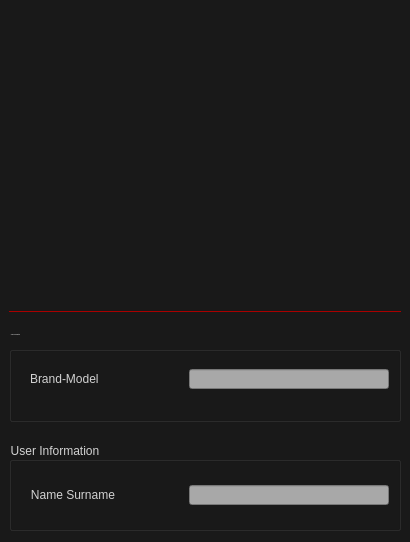
        <widget class="QFrame" name="left_side">
         <property name="minimumSize">
          <size>
           <width>410</width>
           <height>542</height>
          </size>
         </property>
         <property name="maximumSize">
          <size>
           <width>410</width>
           <height>542</height>
          </size>
         </property>
         <property name="styleSheet">
          <string notr="true">font: 900 8pt &quot;Segoe UI&quot;;
background-color: rgb(25,25,25);</string>
         </property>
         <layout class="QHBoxLayout" name="horizontalLayout">
          <property name="leftMargin">
           <number>0</number>
          </property>
          <property name="topMargin">
           <number>0</number>
          </property>
          <property name="rightMargin">
           <number>0</number>
          </property>
          <item>
           <widget class="QFrame" name="left_side_holder">
            <layout class="QVBoxLayout" name="verticalLayout_34">
             <property name="spacing">
              <number>10</number>
             </property>
             <property name="leftMargin">
              <number>0</number>
             </property>
             <property name="topMargin">
              <number>0</number>
             </property>
             <property name="rightMargin">
              <number>0</number>
             </property>
             <property name="bottomMargin">
              <number>0</number>
             </property>
             <item>
              <widget class="QLabel" name="pancar_image">
               <property name="minimumSize">
                <size>
                 <width>411</width>
                 <height>301</height>
                </size>
               </property>
               <property name="maximumSize">
                <size>
                 <width>411</width>
                 <height>301</height>
                </size>
               </property>
               <property name="autoFillBackground">
                <bool>false</bool>
               </property>
               <property name="styleSheet">
                <string notr="true">border:3px solid rgba(50,50,50,.2);</string>
               </property>
               <property name="text">
                <string/>
               </property>
               <property name="pixmap">
                <pixmap resource="../main.qrc">:/img/icons/dark-car-from-side-vector-9761198.jpg</pixmap>
               </property>
               <property name="scaledContents">
                <bool>true</bool>
               </property>
               <property name="wordWrap">
                <bool>false</bool>
               </property>
               <property name="margin">
                <number>5</number>
               </property>
               <property name="openExternalLinks">
                <bool>false</bool>
               </property>
              </widget>
             </item>
             <item>
              <widget class="QWidget" name="info_input_area" native="true">
               <property name="minimumSize">
                <size>
                 <width>371</width>
                 <height>161</height>
                </size>
               </property>
               <property name="maximumSize">
                <size>
                 <width>123213</width>
                 <height>213123</height>
                </size>
               </property>
               <property name="styleSheet">
                <string notr="true"/>
               </property>
               <layout class="QVBoxLayout" name="verticalLayout_35">
                <property name="spacing">
                 <number>20</number>
                </property>
                <property name="topMargin">
                 <number>0</number>
                </property>
                <property name="bottomMargin">
                 <number>0</number>
                </property>
                <item>
                 <widget class="QLabel" name="left_seperator">
                  <property name="minimumSize">
                   <size>
                    <width>0</width>
                    <height>1</height>
                   </size>
                  </property>
                  <property name="maximumSize">
                   <size>
                    <width>16777215</width>
                    <height>1</height>
                   </size>
                  </property>
                  <property name="styleSheet">
                   <string notr="true">background-color: rgb(170, 0, 0);</string>
                  </property>
                  <property name="text">
                   <string/>
                  </property>
                 </widget>
                </item>
                <item>
                 <widget class="QGroupBox" name="vehicle_info">
                  <property name="minimumSize">
                   <size>
                    <width>0</width>
                    <height>0</height>
                   </size>
                  </property>
                  <property name="maximumSize">
                   <size>
                    <width>16777215</width>
                    <height>16777215</height>
                   </size>
                  </property>
                  <property name="font">
                   <font>
                    <family>Segoe UI</family>
                    <pointsize>-1</pointsize>
                    <italic>false</italic>
                    <bold>true</bold>
                   </font>
                  </property>
                  <property name="styleSheet">
                   <string notr="true">font: 700 11px &quot;Segoe UI&quot;;
color:rgb(210,210,210);</string>
                  </property>
                  <property name="title">
                   <string>Vehicle Information</string>
                  </property>
                  <layout class="QVBoxLayout" name="verticalLayout_36">
                   <property name="spacing">
                    <number>6</number>
                   </property>
                   <item>
                    <layout class="QHBoxLayout" name="vehicle_info_holder">
                     <item>
                      <widget class="QWidget" name="vehicle_info_label_area" native="true">
                       <property name="styleSheet">
                        <string notr="true">font: 12px &quot;Small Fonts&quot;;</string>
                       </property>
                       <layout class="QVBoxLayout" name="verticalLayout_37">
                        <property name="spacing">
                         <number>10</number>
                        </property>
                        <item>
                         <widget class="QLabel" name="car_model_label">
                          <property name="text">
                           <string>Brand-Model</string>
                          </property>
                         </widget>
                        </item>
                       </layout>
                      </widget>
                     </item>
                     <item>
                      <layout class="QVBoxLayout" name="vehicle_info_input_area">
                       <property name="spacing">
                        <number>10</number>
                       </property>
                       <item>
                        <widget class="QLineEdit" name="car_model">
                         <property name="sizePolicy">
                          <sizepolicy hsizetype="Preferred" vsizetype="Fixed">
                           <horstretch>0</horstretch>
                           <verstretch>0</verstretch>
                          </sizepolicy>
                         </property>
                         <property name="minimumSize">
                          <size>
                           <width>200</width>
                           <height>20</height>
                          </size>
                         </property>
                         <property name="maximumSize">
                          <size>
                           <width>200</width>
                           <height>20</height>
                          </size>
                         </property>
                         <property name="styleSheet">
                          <string notr="true">color:rgb(0,0,0);
background-color: rgb(168, 168, 168);</string>
                         </property>
                        </widget>
                       </item>
                      </layout>
                     </item>
                    </layout>
                   </item>
                  </layout>
                 </widget>
                </item>
                <item>
                 <widget class="QGroupBox" name="user_info">
                  <property name="minimumSize">
                   <size>
                    <width>0</width>
                    <height>70</height>
                   </size>
                  </property>
                  <property name="maximumSize">
                   <size>
                    <width>16777215</width>
                    <height>16777215</height>
                   </size>
                  </property>
                  <property name="styleSheet">
                   <string notr="true">font: 700 11px &quot;Segoe UI&quot;;
color:rgb(210,210,210);</string>
                  </property>
                  <property name="title">
                   <string>User Information</string>
                  </property>
                  <layout class="QVBoxLayout" name="verticalLayout_39">
                   <property name="spacing">
                    <number>6</number>
                   </property>
                   <property name="topMargin">
                    <number>9</number>
                   </property>
                   <property name="bottomMargin">
                    <number>9</number>
                   </property>
                   <item>
                    <layout class="QHBoxLayout" name="user_info_holder">
                     <item>
                      <widget class="QLabel" name="user_info_label_area">
                       <property name="styleSheet">
                        <string notr="true">font: 9pt &quot;Small Fonts&quot;;</string>
                       </property>
                       <property name="text">
                        <string>   Name Surname</string>
                       </property>
                      </widget>
                     </item>
                     <item>
                      <widget class="QLineEdit" name="user_name">
                       <property name="sizePolicy">
                        <sizepolicy hsizetype="Preferred" vsizetype="Fixed">
                         <horstretch>0</horstretch>
                         <verstretch>0</verstretch>
                        </sizepolicy>
                       </property>
                       <property name="minimumSize">
                        <size>
                         <width>200</width>
                         <height>20</height>
                        </size>
                       </property>
                       <property name="maximumSize">
                        <size>
                         <width>200</width>
                         <height>20</height>
                        </size>
                       </property>
                       <property name="styleSheet">
                        <string notr="true">color:rgb(0,0,0);
background-color: rgb(168, 168, 168);</string>
                       </property>
                      </widget>
                     </item>
                    </layout>
                   </item>
                  </layout>
                 </widget>
                </item>
               </layout>
              </widget>
             </item>
            </layout>
           </widget>
          </item>
         </layout>
        </widget>
